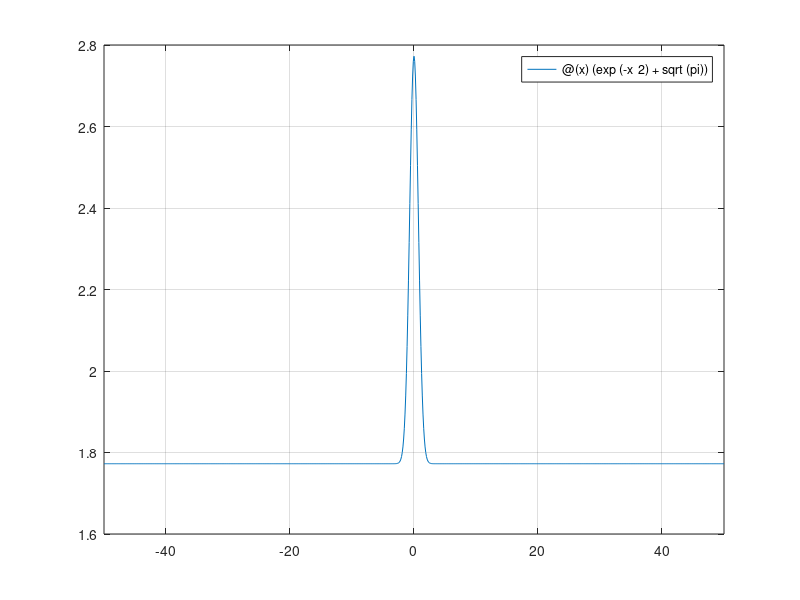

Reproduce this figure in MATLAB.
clear all; clc;
%declarando de forma anonima la funcion
f=@(x)(exp(-x^2)+sqrt(pi));
%graficando la funcion
fplot(f,[-50,50]);
%colocar cuadricula
grid on
%podemos pausar para ingresar de forma manual el valor de a y b e incluso
%la tolarancia.
a=-50;
b=50;
%definimos la tolerancia
tol=0.0001;
%numero de pasos a realizar
%entero mayor ceil
%definimos el formato largo
format long
r=(a+b)/2;
e=(b-a)/2;
while abs(e)>tol
    if f(r)==0
        e=0;
    else
        if f(0)*f(r)<0
            b=r;
        else
            a=r;
        end
        r=(a+b)/2;
        e=(b-a)/2;
    end
end
fprintf('La raiz es %5.5f con un error de %1.5f\n', r, e);